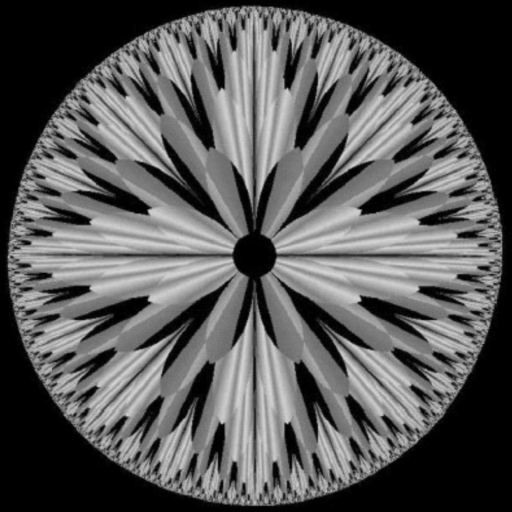
%> input picture Unidade_I/Lista3/fractal.png, 512 x 512 px
$ octave desafio3.m   (GNU Octave 9; MATLAB toolbox functions it lacks are replaced by stand-ins)
%> lines starting %> are read from the running program, lines starting %| are printed output that depends on the picture
% Ana Camilly Guedes de Araujo
% PDI - DESAFIO 3
clear all
close all

% Leia a imagem
im = imread('C:\Users\User\Downloads\fractal.png');
%> im is the input picture: size 512x512 uint8; min 0, max 215, mean 88.3


% Decomposição Bit a Bit
figure;
for i = 1:8
    bits = bitget(im, i); % Obtém o bits correspondente
    subplot(3, 3, i);
    imshow(bits, []);
    title([num2str(i) ' bit/bits']);
end
%> this loop made 8 passes
%> pass 1, `bits = bitget(im, i);`:
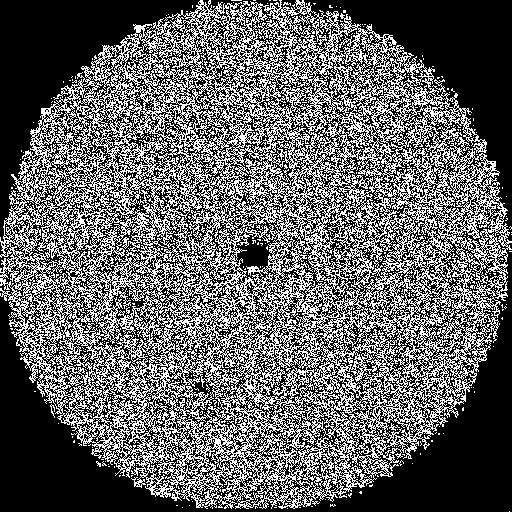
%> bits: size 512x512 logical; 38.8% white in thin lines or dots
%> pass 2, `bits = bitget(im, i);`:
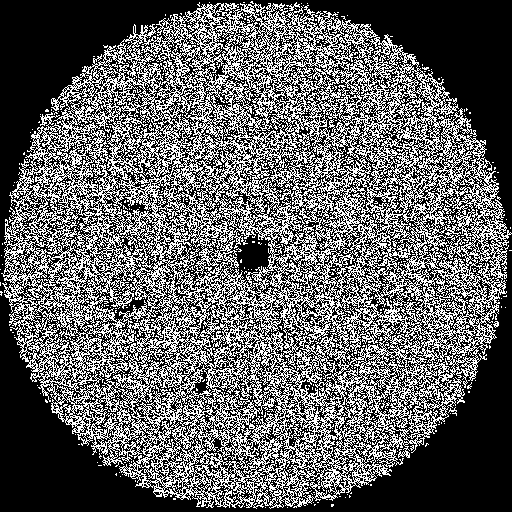
%> bits: size 512x512 logical; 38.4% white in thin lines or dots
%> pass 3, `bits = bitget(im, i);`:
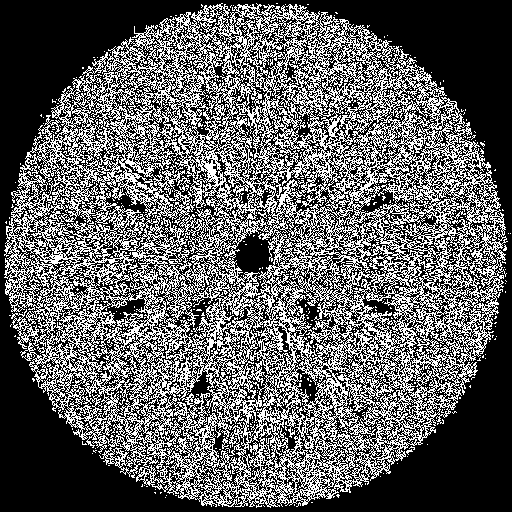
%> bits: size 512x512 logical; 37.7% white in thin lines or dots
%> after the loop:
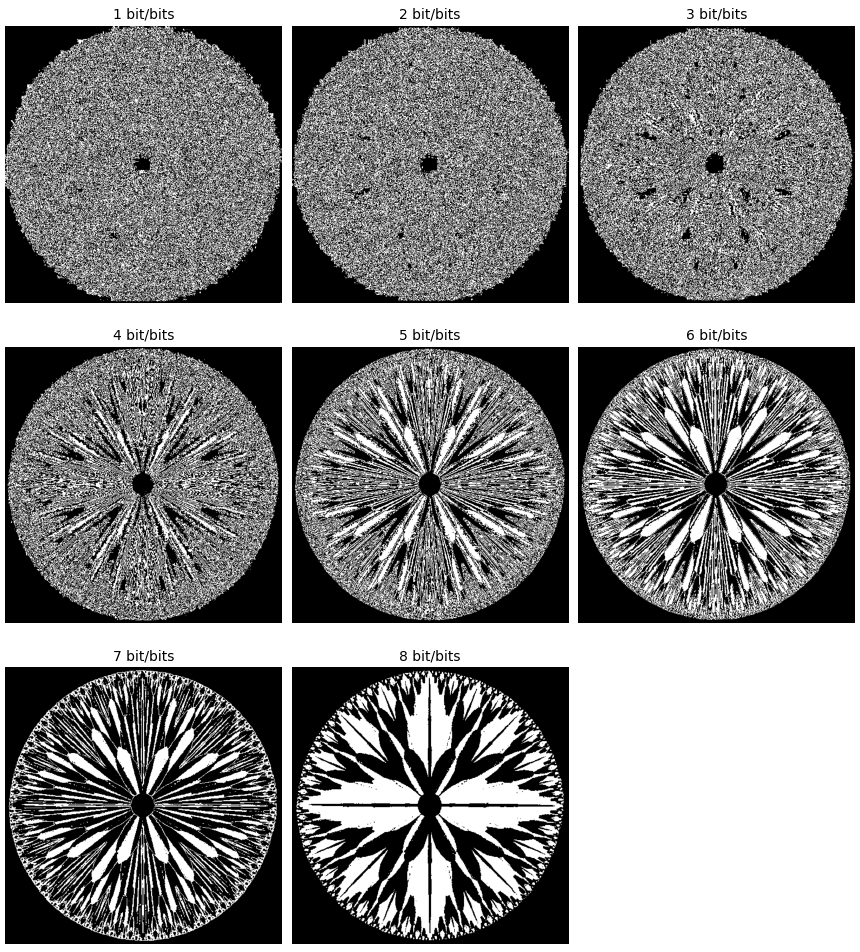
%> figure redrawn from the program's plot data, 8 panels
